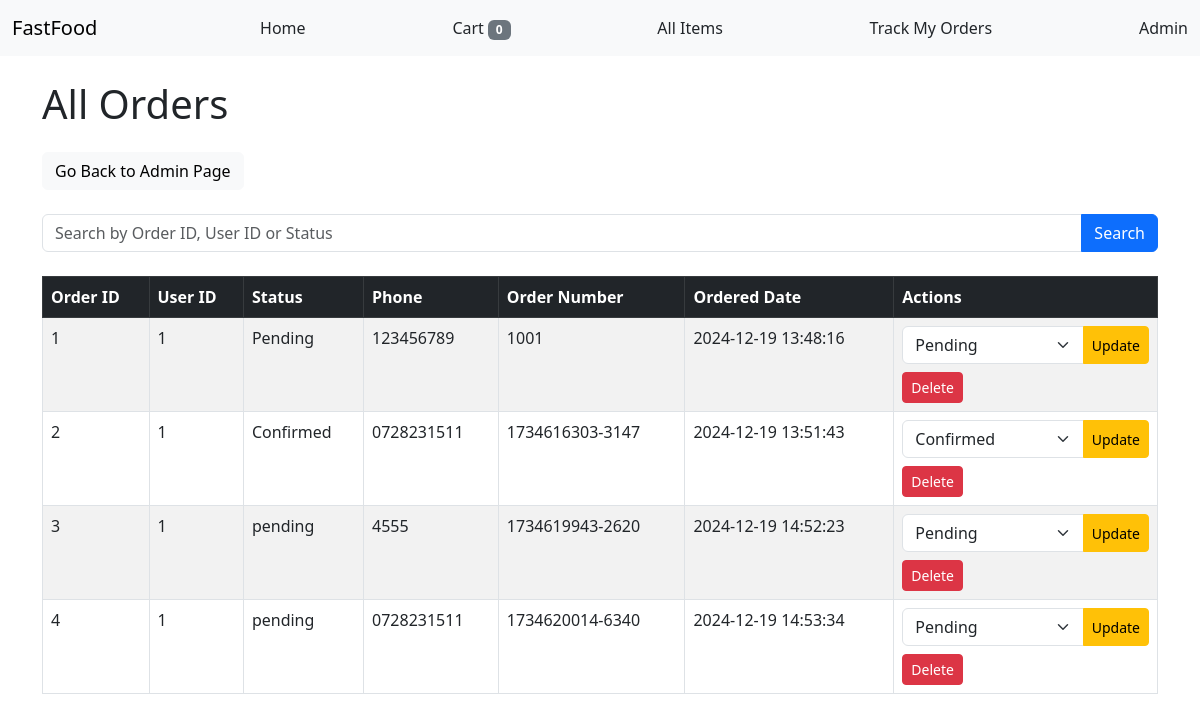
The page /admin/orders on the database as committed earlier.
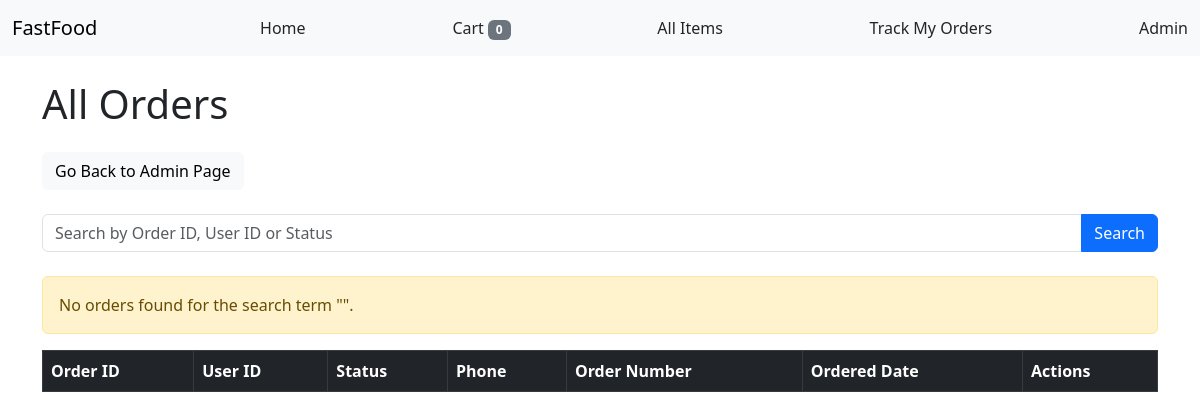
The same page on the database as committed later.
### tables this page shows
CREATE TABLE orders (
        id INTEGER PRIMARY KEY AUTOINCREMENT,
        user_id INTEGER,
        status TEXT,
        phone TEXT,
        address TEXT,
        order_number TEXT UNIQUE,
        created_at DATETIME DEFAULT CURRENT_TIMESTAMP,  -- Add created_at column
        order_date DATE DEFAULT (DATE('now'))  -- Add order_date column with default to current date
    );

### admin.py (the view)
@admin_bp.route('/orders', methods=['GET'])
def admin_orders():
    search_query = request.args.get('search', '')
    conn = sqlite3.connect('fastfood.db')
    cursor = conn.cursor()
    if search_query:
        cursor.execute("""
            SELECT * FROM orders
            WHERE id LIKE ? OR user_id LIKE ? OR status LIKE ?
        """, ('%' + search_query + '%', '%' + search_query + '%', '%' + search_query + '%'))
    else:
        cursor.execute("SELECT * FROM orders")
    orders = cursor.fetchall()
    conn.close()
    return render_template('admin_orders.html', orders=orders, search_query=search_query)

### app/templates/admin_orders.html (shortened to what this page needs)
<!DOCTYPE html>
<html lang="en">
<head>
    <link href="https://cdn.jsdelivr.net/npm/bootstrap@5.3.0-alpha1/dist/css/bootstrap.min.css" rel="stylesheet">
</head>
<body>
    <nav class="navbar navbar-expand-lg navbar-light bg-light">
        <div class="container-fluid">
            <a class="navbar-brand" href="{{ url_for('index') }}">FastFood</a>
            <a class="nav-link" href="{{ url_for('index') }}">
                 Home
            </a>
            <a class="nav-link" href="{{ url_for('view_cart') }}">
                Cart <span class="badge bg-secondary">{{ cart_items|length }}</span>
            </a>
            <a class="nav-link" href="{{ url_for('all_items') }}">
                All Items
            </a>
            <a class="nav-link" href="{{ url_for('my_orders') }}">
                Track My Orders
            </a>
            <a class="nav-link" href="{{ url_for('admin.admin_dashboard') }}">
                Admin
            </a>
        </div>
    </nav>
    <div class="container mt-4">
        <h1 class="mb-4">All Orders</h1>
        <div class="d-flex justify-content-start mb-4">
            <a href="{{ url_for('admin.admin_dashboard') }}" class="btn btn-light">Go Back to Admin Page</a>
        </div>
        <form method="GET" action="{{ url_for('admin.admin_orders') }}" class="mb-4">
            <div class="input-group">
                <input type="text" class="form-control" placeholder="Search by Order ID, User ID or Status" name="search" value="{{ request.args.get('search', '') }}">
                <button class="btn btn-primary" type="submit">Search</button>
            </div>
        </form>
        {% if orders|length == 0 %}
            <div class="alert alert-warning" role="alert">
                No orders found for the search term "{{ search_query }}".
            </div>
        {% endif %}
        <table class="table table-striped table-bordered">
            <thead class="table-dark">
                <tr>
                    <th>Order ID</th>
                    <th>User ID</th>
                    <th>Status</th>
                    <th>Phone</th>
                    <th>Order Number</th>
                    <th>Ordered Date</th>
                    <th>Actions</th>
                </tr>
            </thead>
            <tbody>
                {% for order in orders %}
                    <tr>
                        <td>{{ order[0] }}</td>
                        <td>{{ order[1] }}</td>
                        <td>{{ order[2] }}</td>
                        <td>{{ order[3] }}</td>
                        <td>{{ order[5] }}</td>
                        <td>{{ order[6] }}</td>
                        <td>
                            <form action="{{ url_for('admin.update_order_status', order_id=order[0]) }}" method="POST" class="d-inline">
                                <div class="input-group mb-2">
                                    <select name="status" class="form-select">
                                        <option value="Pending" {% if order[2] == 'Pending' %} selected {% endif %}>Pending</option>
                                        <option value="Confirmed" {% if order[2] == 'Confirmed' %} selected {% endif %}>Confirmed</option>
                                    </select>
                                    <button type="submit" class="btn btn-warning btn-sm">Update</button>
                                </div>
                            </form>
                            <form action="{{ url_for('admin.delete_order', order_id=order[0]) }}" method="POST" onsubmit="return confirm('Are you sure you want to delete this order?');" class="d-inline">
                                <button type="submit" class="btn btn-danger btn-sm">Delete</button>
                            </form>
                        </td>
                    </tr>
                {% endfor %}
            </tbody>
        </table>
    </div>
</body>
</html>

Rows that differ between the two databases and show on the page:
removed orders: id "1", user "1", status "Pending", phone "123456789", order_number "1001", created_at "2024-12-19 13:48:16"
removed orders: id "2", user "1", status "Confirmed", phone "0728231511", order_number "1734616303-3147", created_at "2024-12-19 13:51:43"
removed orders: id "3", user "1", status "pending", phone "4555", order_number "1734619943-2620", created_at "2024-12-19 14:52:23"
removed orders: id "4", user "1", status "pending", phone "0728231511", order_number "1734620014-6340", created_at "2024-12-19 14:53:34"
Other text that changed with them:
text now shown: "No orders found for the search term \" \"."
